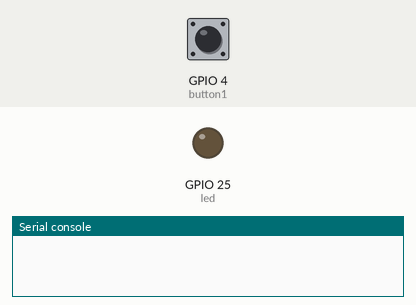
Simulated run of this program. Board: ESP32 board running MicroPython. Shown: output pins drawn as LEDs (lit = HIGH), the last lines printed to the serial console. Inputs (shaded band) come from the test bench; at power-on: GPIO 4 (button1) LOW.

Above: at 1.2 s.
1.3 s: GPIO 4 (button1) pulled HIGH for 0.15 s
At 2.1 s:
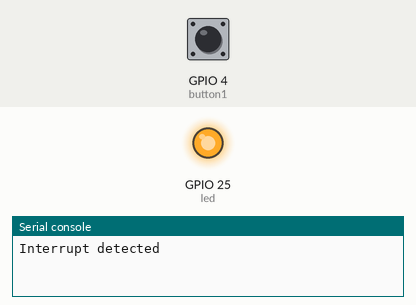
4.4 s: GPIO 4 (button1) pulled HIGH for 1 s
At 7.9 s:
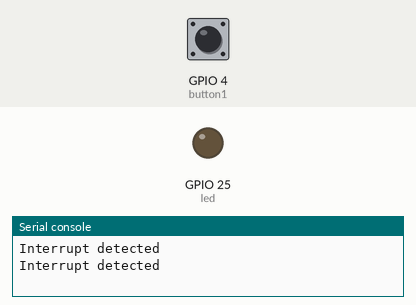
8.4 s: GPIO 4 (button1) pulled HIGH for 3.2 s
At 8.7 s:
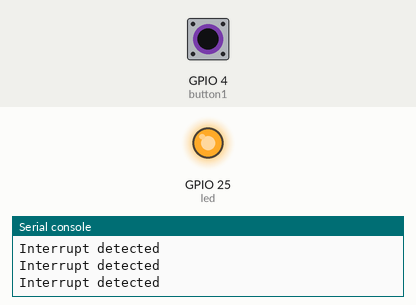
Timing chart, 0 to 12.9 s (numbered marks = the images above; inputs shaded):
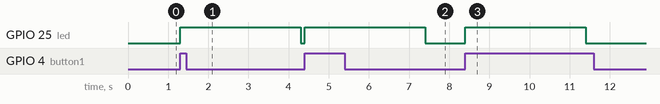

Measured:
- after the input at 1.3 s, GPIO 25 (led): LOW → HIGH at once, → LOW 3.0 s later
- after the input at 4.4 s, GPIO 25 (led): LOW → HIGH at once, → LOW 3.0 s later
- after the input at 8.4 s, GPIO 25 (led): LOW → HIGH at once, → LOW 3.0 s later

The program:

LED_interrupt.py
```python
# LED_interrupt.py

from machine import Pin
from time import sleep

timeOn=3
key_pressed=False

def handle_interrupt(pin):
  global key_pressed
  key_pressed=True

led = Pin(25, Pin.OUT)
button1 = Pin(4, Pin.IN)
button1.irq(trigger=Pin.IRQ_RISING, handler=handle_interrupt)

while True:
  if key_pressed:
    print('Interrupt detected')
    led.value(1)
    sleep(timeOn)
    led.value(0)
    key_pressed = False 
```
